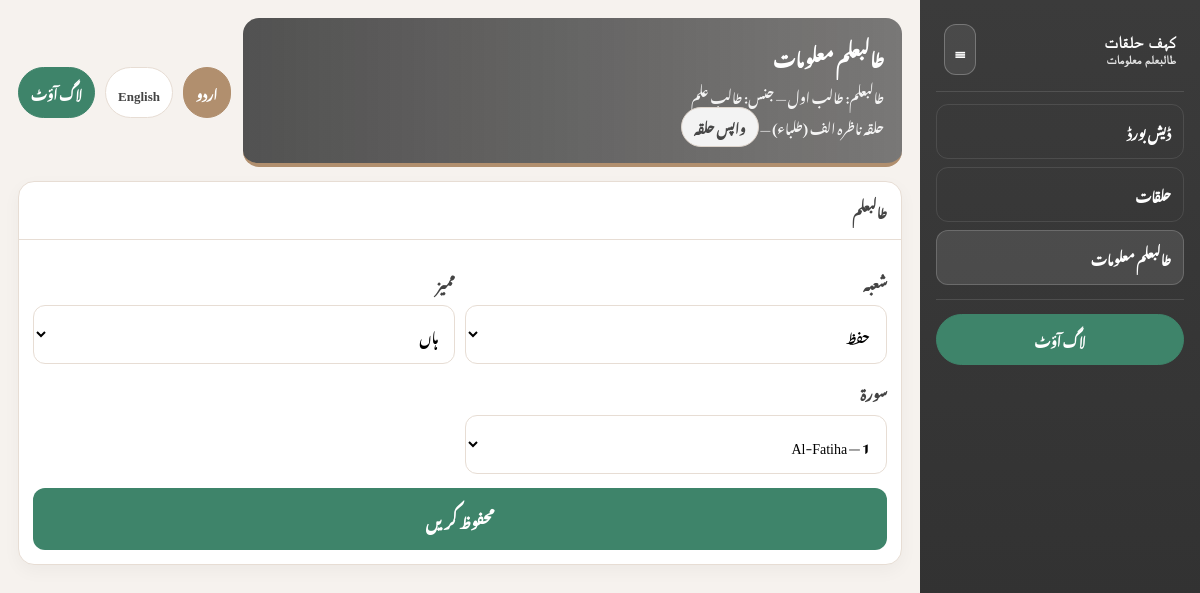
Screenshot of /old/student_info.php?id=1 (signed in) with the database file from the repository.
### tables this page shows
CREATE TABLE students (
    id INT AUTO_INCREMENT PRIMARY KEY,
    halaqa_id INT,
    full_name_en VARCHAR(100),
    full_name_ur VARCHAR(100) NOT NULL,
    gender ENUM('baneen', 'banaat') NOT NULL DEFAULT 'baneen',
    shuba ENUM('qaida', 'nazira', 'hifz') DEFAULT 'qaida',
    mumayyaz TINYINT(1) DEFAULT 0,
    qaida_takhti INT DEFAULT NULL,
    surah_current INT DEFAULT NULL,
    status ENUM('active', 'inactive') DEFAULT 'active',
    removed_type ENUM('left', 'removed', 'changed_halaqa') DEFAULT NULL,
    removed_reason TEXT DEFAULT NULL,
    removed_at DATETIME DEFAULT NULL,
    created_at TIMESTAMP DEFAULT CURRENT_TIMESTAMP,
    updated_at TIMESTAMP DEFAULT CURRENT_TIMESTAMP ON UPDATE CURRENT_TIMESTAMP,
    FOREIGN KEY (halaqa_id) REFERENCES halaqaat(id) ON DELETE SET NULL
);

CREATE TABLE halaqaat (
    id INT AUTO_INCREMENT PRIMARY KEY,
    name_ur VARCHAR(100) NOT NULL,
    name_en VARCHAR(100),
    ustaaz_user_id INT,
    gender ENUM('baneen', 'banaat') NOT NULL DEFAULT 'baneen',
    session ENUM('subah', 'asr') NOT NULL DEFAULT 'subah',
    state ENUM('active', 'paused', 'stopped') DEFAULT 'active',
    location VARCHAR(100),
    created_at TIMESTAMP DEFAULT CURRENT_TIMESTAMP,
    updated_at TIMESTAMP DEFAULT CURRENT_TIMESTAMP ON UPDATE CURRENT_TIMESTAMP,
    FOREIGN KEY (ustaaz_user_id) REFERENCES users(id) ON DELETE SET NULL
);

### old/student_info.php (the view, shortened to what this page needs)
<?php
require_once __DIR__ . '/db.php';
$lang = $_SESSION['lang'] ?? 'ur';
$isRtl = ($lang === 'ur');
$T = [
  'ur' => [
    'app' => 'کہف حلقات',
    'page' => 'طالبعلم معلومات',
    'nav_dashboard' => 'ڈیش بورڈ',
    'nav_halqaat' => 'حلقات',
    'nav_students' => 'طلبہ',
    'logout' => 'لاگ آؤٹ',
    'switch_en' => 'English',
    'switch_ur' => 'اردو',
    'back_halaqa' => 'واپس حلقہ',
    'student' => 'طالبعلم',
    'save' => 'محفوظ کریں',
    'saved' => 'معلومات محفوظ ہوگئیں ✅',
    'err_db' => 'محفوظ نہیں ہوا۔',
    'err_notfound' => 'ریکارڈ نہیں ملا۔',
    'name' => 'نام',
    'gender' => 'جنس',
    'boy' => 'طالب علم',
    'girl' => 'طالبہ',
    'shuba' => 'شعبہ',
    'qaida' => 'قائدہ',
    'nazira' => 'ناظرہ',
    'hifz' => 'حفظ',
    'mumayyaz' => 'ممیز',
    'yes' => 'ہاں',
    'no' => 'نہیں',
    'progress' => 'پیش رفت',
    'takhti' => 'تختی (1 تا 28)',
    'surah' => 'سورۃ',
    'required' => 'یہ لازمی ہے۔',
  ],
  'en' => [
    'app' => 'Kahf Halaqat',
    'page' => 'Student Information',
    'nav_dashboard' => 'Dashboard',
    'nav_halqaat' => 'Halaqaat',
    'nav_students' => 'Students',
    'logout' => 'Logout',
    'switch_en' => 'English',
    'switch_ur' => 'اردو',
    'back_halaqa' => 'Back to Halaqa',
    'student' => 'Student',
    'save' => 'Save',
    'saved' => 'Saved ✅',
    'err_db' => 'Could not save.',
    'err_notfound' => 'Record not found.',
    'name' => 'Name',
    'gender' => 'Gender',
    'boy' => 'Boy',
    'girl' => 'Girl',
    'shuba' => 'Shuba',
    'qaida' => 'Qaida',
    'nazira' => 'Nazira',
    'hifz' => 'Hifz',
    'mumayyaz' => 'Mumayyaz',
    'yes' => 'Yes',
    'no' => 'No',
    'progress' => 'Progress',
    'takhti' => 'Takhti (1 to 28)',
    'surah' => 'Surah',
    'required' => 'Required.',
  ],
];
$tr = $T[$lang];
function h($s){ return htmlspecialchars((string)$s, ENT_QUOTES, 'UTF-8'); }
$student_id = isset($_GET['id']) ? (int)$_GET['id'] : 0;
$surahs = [
  1=>"Al-Fatiha",2=>"Al-Baqara",3=>"Aal-E-Imran",4=>"An-Nisa",5=>"Al-Ma'idah",6=>"Al-An'am",7=>"Al-A'raf",8=>"Al-Anfal",
  9=>"At-Tawbah",10=>"Yunus",11=>"Hud",12=>"Yusuf",13=>"Ar-Ra'd",14=>"Ibrahim",15=>"Al-Hijr",16=>"An-Nahl",
  17=>"Al-Isra",18=>"Al-Kahf",19=>"Maryam",20=>"Taha",21=>"Al-Anbiya",22=>"Al-Hajj",23=>"Al-Mu'minun",24=>"An-Nur",
  25=>"Al-Furqan",26=>"Ash-Shu'ara",27=>"An-Naml",28=>"Al-Qasas",29=>"Al-Ankabut",30=>"Ar-Rum",31=>"Luqman",32=>"As-Sajdah",
  33=>"Al-Ahzab",34=>"Saba",35=>"Fatir",36=>"Ya-Sin",37=>"As-Saffat",38=>"Sad",39=>"Az-Zumar",40=>"Ghafir",
  41=>"Fussilat",42=>"Ash-Shura",43=>"Az-Zukhruf",44=>"Ad-Dukhan",45=>"Al-Jathiyah",46=>"Al-Ahqaf",47=>"Muhammad",48=>"Al-Fath",
  49=>"Al-Hujurat",50=>"Qaf",51=>"Adh-Dhariyat",52=>"At-Tur",53=>"An-Najm",54=>"Al-Qamar",55=>"Ar-Rahman",56=>"Al-Waqi'ah",
  57=>"Al-Hadid",58=>"Al-Mujadila",59=>"Al-Hashr",60=>"Al-Mumtahanah",61=>"As-Saf",62=>"Al-Jumu'ah",63=>"Al-Munafiqun",64=>"At-Taghabun",
  65=>"At-Talaq",66=>"At-Tahrim",67=>"Al-Mulk",68=>"Al-Qalam",69=>"Al-Haqqah",70=>"Al-Ma'arij",71=>"Nuh",72=>"Al-Jinn",
  73=>"Al-Muzzammil",74=>"Al-Muddaththir",75=>"Al-Qiyamah",76=>"Al-Insan",77=>"Al-Mursalat",78=>"An-Naba",79=>"An-Nazi'at",80=>"Abasa",
  81=>"At-Takwir",82=>"Al-Infitar",83=>"Al-Mutaffifin",84=>"Al-Inshiqaq",85=>"Al-Buruj",86=>"At-Tariq",87=>"Al-A'la",88=>"Al-Ghashiyah",
  89=>"Al-Fajr",90=>"Al-Balad",91=>"Ash-Shams",92=>"Al-Layl",93=>"Ad-Duha",94=>"Ash-Sharh",95=>"At-Tin",96=>"Al-Alaq",
  97=>"Al-Qadr",98=>"Al-Bayyinah",99=>"Az-Zalzalah",100=>"Al-Adiyat",101=>"Al-Qari'ah",102=>"At-Takathur",103=>"Al-Asr",104=>"Al-Humazah",
  105=>"Al-Fil",106=>"Quraysh",107=>"Al-Ma'un",108=>"Al-Kawthar",109=>"Al-Kafirun",110=>"An-Nasr",111=>"Al-Masad",112=>"Al-Ikhlas",
  113=>"Al-Falaq",114=>"An-Nas"
];
$sql = "
  SELECT s.*, h.id AS halaqa_id, h.name_ur AS halaqa_name_ur, h.name_en AS halaqa_name_en
  FROM students s
  INNER JOIN halaqaat h ON h.id = s.halaqa_id
  WHERE s.id=?
  LIMIT 1
";
$st = $conn->prepare($sql);
$st->bind_param("i", $student_id);
$st->execute();
$student = $st->get_result()->fetch_assoc();
$halaqa_id = (int)$student['halaqa_id'];
$halaqaName = $isRtl ? ($student['halaqa_name_ur'] ?: $student['halaqa_name_en']) : ($student['halaqa_name_en'] ?: $student['halaqa_name_ur']);
function norm_shuba($s){
  $s = strtolower(trim((string)$s));
  if (in_array($s, ['qaida','nazira','hifz'], true)) return $s;
  return 'qaida';
}
$studentName = $isRtl ? ($student['full_name_ur'] ?: $student['full_name_en']) : ($student['full_name_en'] ?: $student['full_name_ur']);
$gender = strtolower((string)($student['gender'] ?? 'boy'));
$genderLabel = ($gender === 'girl') ? $tr['girl'] : $tr['boy'];
$shuba = norm_shuba($student['shuba'] ?? 'qaida');
$mumayyaz = (int)($student['mumayyaz'] ?? 0);
$surah_current = (int)($student['surah_current'] ?? 1);
?>
<!doctype html>
<html lang="<?php echo h($lang); ?>" dir="<?php echo $isRtl ? 'rtl' : 'ltr'; ?>">
<head>
</head>
<body>
  <div class="layout">
    <aside class="sidebar" id="sidebar">
      <div class="brand">
        <div>
          <div class="name"><?php echo h($tr['app']); ?></div>
          <div class="sub"><?php echo h($tr['page']); ?></div>
        </div>
        <button class="sideToggle" type="button" onclick="toggleSidebar()">☰</button>
      </div>
      <nav class="nav">
        <a href="dashboard_admin.php"><span class="txt"><?php echo h($tr['nav_dashboard']); ?></span></a>
        <a href="halaqaat_admin.php"><span class="txt"><?php echo h($tr['nav_halqaat']); ?></span></a>
        <a class="active" href="student_info.php?id=<?php echo (int)$student_id; ?>"><span class="txt"><?php echo h($tr['page']); ?></span></a>
      </nav>
      <div class="sidebarBottom">
        <a class="pill logout" style="text-align:center;" href="logout.php"><?php echo h($tr['logout']); ?></a>
      </div>
    </aside>
    <main class="main">
      <div class="topbar">
        <div class="titleBox">
          <h1 class="t"><?php echo h($tr['page']); ?></h1>
          <p class="s">
            <?php echo h($tr['student']); ?>: <?php echo h($studentName); ?> — <?php echo h($tr['gender']); ?>: <?php echo h($genderLabel); ?>
            <br>
            <?php echo h($halaqaName); ?> —
            <a class="pill" href="halaqa_view.php?id=<?php echo (int)$halaqa_id; ?>" style="display:inline-block;"><?php echo h($tr['back_halaqa']); ?></a>
          </p>
        </div>
        <div class="controls">
          <a class="pill <?php echo $lang==='ur' ? 'active' : ''; ?>" href="?id=<?php echo (int)$student_id; ?>&lang=ur"><?php echo h($tr['switch_ur']); ?></a>
          <a class="pill <?php echo $lang==='en' ? 'active' : ''; ?>" href="?id=<?php echo (int)$student_id; ?>&lang=en"><?php echo h($tr['switch_en']); ?></a>
          <a class="pill logout" href="logout.php"><?php echo h($tr['logout']); ?></a>
        </div>
      </div>
      <section class="card">
        <div class="cardHeader"><?php echo h($tr['student']); ?></div>
        <div class="cardBody">
          <form method="post" autocomplete="off">
            <div class="row2">
              <div>
                <label><?php echo h($tr['shuba']); ?></label>
                <select name="shuba" id="shuba" onchange="syncProgressUI()">
                  <option value="hifz"   <?php echo $shuba==='hifz'?'selected':''; ?>><?php echo h($tr['hifz']); ?></option>
                </select>
              </div>
              <div>
                <label><?php echo h($tr['mumayyaz']); ?></label>
                <select name="mumayyaz">
                  <option value="1" <?php echo $mumayyaz===1?'selected':''; ?>><?php echo h($tr['yes']); ?></option>
                </select>
              </div>
            </div>
            <div class="row2">
              <div id="boxSurah">
                <label><?php echo h($tr['surah']); ?></label>
                <select name="surah_current">
                  <?php foreach ($surahs as $num => $name): ?>
                    <option value="<?php echo (int)$num; ?>" <?php echo ($surah_current===(int)$num)?'selected':''; ?>>
                      <?php echo (int)$num . " — " . h($name); ?>
                    </option>
                  <?php endforeach; ?>
                </select>
              </div>
            </div>
            <button class="btn" type="submit"><?php echo h($tr['save']); ?></button>
          </form>
        </div>
      </section>
    </main>
  </div>
</body>
</html>

### old/student_info.php (style rules this page uses)
html[lang="ur"] body, html[lang="ur"] input, html[lang="ur"] select, html[lang="ur"] button, html[lang="ur"] table, html[lang="ur"] th, html[lang="ur"] td, html[lang="ur"] .sidebar, html[lang="ur"] .main, html[lang="ur"] .pill, html[lang="ur"] .nav a { font-family:'Noto Nastaliq Urdu', serif !important; }
:root { --primary:#3e846a; --secondary:#b18f6e; --accent:#444444; --bg:#f6f2ee; --border:#e7ddd4; --sidebar:#3b3b3b; --sidebar2:#2f2f2f; }
* { box-sizing:border-box }
body { margin:0; background:var(--bg); color:var(--accent); }
.layout { min-height:100vh; display:grid; grid-template-columns: 280px 1fr; }
.sidebar { background:linear-gradient(180deg, var(--sidebar), var(--sidebar2)); color:#fff; padding:16px; position:sticky; top:0; height:100vh; overflow:auto; }
.brand { display:flex; align-items:center; justify-content:space-between; gap:10px; padding:8px 8px 16px; border-bottom:1px solid rgba(255,255,255,.12); margin-bottom:12px; }
.brand .name { font-weight:900; font-size:16px; letter-spacing:.4px; font-family:'Montserrat', system-ui, -apple-system, Segoe UI, Arial, sans-serif; }
.brand .sub { font-weight:700; font-size:12px; opacity:.85; font-family:'Montserrat', system-ui, -apple-system, Segoe UI, Arial, sans-serif; }
.sideToggle { border:1px solid rgba(255,255,255,.25); background:rgba(255,255,255,.08); color:#fff; padding:8px 10px; border-radius:12px; font-weight:900; cursor:pointer; font-family:'Montserrat', system-ui, -apple-system, Segoe UI, Arial, sans-serif; }
.nav { display:flex; flex-direction:column; gap:8px; margin-top:10px; }
.nav a { text-decoration:none; color:#fff; padding:10px 12px; border-radius:12px; font-weight:800; font-size:13px; display:flex; align-items:center; justify-content:space-between; border:1px solid rgba(255,255,255,.10); padding-left:16px; }
.nav a.active { background:rgba(255,255,255,.10); border-color:rgba(255,255,255,.18); }
.sidebarBottom { margin-top:14px; padding-top:14px; border-top:1px solid rgba(255,255,255,.12); display:flex; flex-direction:column; gap:10px; }
.main { padding:18px; }
.topbar { display:flex; align-items:center; justify-content:space-between; gap:12px; flex-wrap:wrap; margin-bottom:14px; }
.titleBox { background:linear-gradient(90deg, rgba(68,68,68,.92), rgba(68,68,68,.70)); color:#fff; border-radius:16px; padding:16px 18px; border-bottom:4px solid var(--secondary); flex:1; min-width:260px; }
.titleBox .t { margin:0; font-size:18px; font-weight:900; }
.titleBox .s { margin:6px 0 0; opacity:.92; font-size:13px; line-height:1.7; }
.controls { display:flex; align-items:center; gap:10px; flex-wrap:wrap; }
.pill { text-decoration:none; padding:8px 12px; border-radius:999px; border:1px solid var(--border); background:#fff; color:var(--accent); font-weight:900; font-size:13px; }
.pill.active { background: var(--secondary); border-color: var(--secondary); color:#fff; }
.pill.logout { background:var(--primary); color:#fff; border-color:var(--primary); }
.card { background:#fff; border:1px solid var(--border); border-radius:16px; box-shadow:0 6px 18px rgba(0,0,0,.04); overflow:hidden; }
.cardHeader { padding:12px 14px; border-bottom:1px solid var(--border); font-weight:900; font-size:13px; }
.cardBody { padding:14px; }
label { display:block; margin:10px 0 6px; font-weight:800; font-size:14px; }
input, select { width:100%; padding:10px 12px; border:1px solid var(--border); border-radius:12px; outline:none; background:#fff; font-size:14px; }
.row2 { display:grid; grid-template-columns: 1fr 1fr; gap:10px; }
.btn { width:100%; margin-top:14px; padding:12px; border:0; border-radius:12px; background:var(--primary); color:#fff; font-weight:900; cursor:pointer; font-size:15px; }

### rows the page displays
students: full_name_ur "طالب اول", gender "طالب علم", halaqa.name_ur "حلقہ ناظرہ الف (طلباء)", shuba "حفظ", mumayyaz "ہاں", surah_current "1 — Al-Fatiha"

### other values shown
$tr['app'] "کہف حلقات"
$tr['page'] "طالبعلم معلومات"
$tr['nav_dashboard'] "ڈیش بورڈ"
$tr['nav_halqaat'] "حلقات"
$tr['logout'] "لاگ آؤٹ"
$tr['student'] "طالبعلم"
$tr['gender'] "جنس"
$tr['back_halaqa'] "واپس حلقہ"
$tr['switch_ur'] "اردو"
$tr['switch_en'] "English"
$tr['shuba'] "شعبہ"
$tr['mumayyaz'] "ممیز"
$tr['surah'] "سورۃ"
$tr['save'] "محفوظ کریں"
